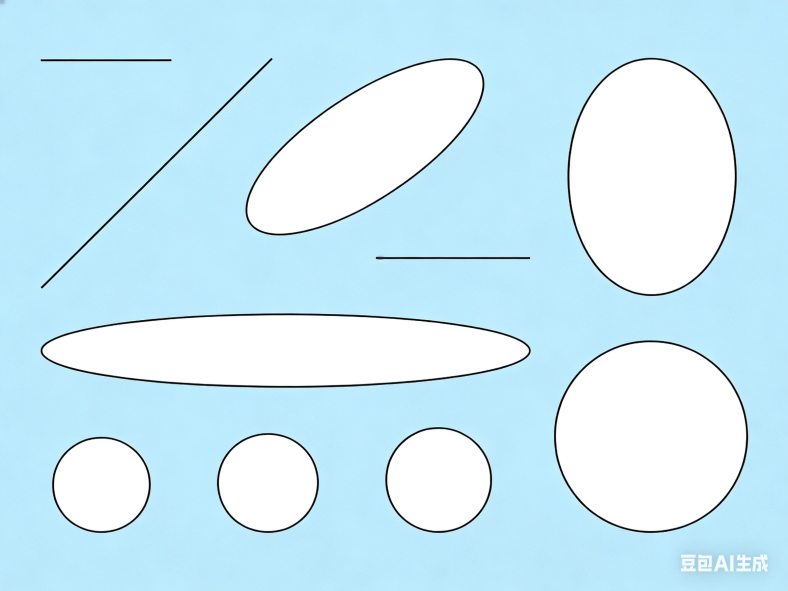
#> input picture computer_vision/基元检测/jiyuanjiance/基元检测/SUSAN算子/circle.png, 2364 x 1773 px (shown at 1/3 size)
$ python '椭圆定位和检测.py'
#> lines starting #> are read from the running program, lines starting #| are printed output that depends on the picture; after the words box and inside, x2 and y2 are one past the last pixel; in counts of white or black regions, pixels touching at a corner belong together
# -*- coding: utf-8 -*-
"""
教学示例：椭圆定位和检测

- 功能：演示 基元检测 中与“椭圆定位和检测”相关的核心流程。
- 主要数据结构：通常使用 numpy 数组保存图像矩阵，必要时再用列表或字典保存统计结果。
- 这样设置的原因：把参数、卷积核和阈值显式写出来，便于零基础同学逐行观察修改前后的效果。
"""

import cv2
import numpy as np
from pathlib import Path

BASE_DIR = Path(__file__).resolve().parent


def local_path(name: str) -> str:
    """返回与脚本同目录的资源路径，避免只能在某个固定工作目录下运行。"""
    return str(BASE_DIR / name)


# [20 lines left out: function create_ellipse_test_image, not called in this run]


def detect_ellipses_by_fitting(image):
    """
    方法1: 基于轮廓拟合的椭圆检测

    参数:
        image: 输入图像

    返回:
        result: 标记了椭圆的图像
        ellipses: 检测到的椭圆参数列表 [(center, axes, angle), ...]
    """
    print("\n" + "=" * 60)
    print("方法1: 基于轮廓拟合的椭圆检测")
    print("=" * 60)

    gray = cv2.cvtColor(image, cv2.COLOR_BGR2GRAY)

    # 二值化
    _, binary = cv2.threshold(gray, 127, 255, cv2.THRESH_BINARY)

    # 查找轮廓
    contours, _ = cv2.findContours(binary, cv2.RETR_EXTERNAL, cv2.CHAIN_APPROX_SIMPLE)

    result = image.copy()
    ellipses = []

    print(f"找到 {len(contours)} 个轮廓")

    for i, contour in enumerate(contours):
        # 过滤太小的轮廓
        if len(contour) < 5:
            continue

        # 拟合椭圆
        try:
            ellipse = cv2.fitEllipse(contour)
            (x, y), (a, b), angle = ellipse

            # 计算长短轴
            major = max(a, b)
            minor = min(a, b)

            # 过滤：椭圆的长短轴不能太接近（排除圆）
            if major / minor > 1.2:
                ellipses.append(ellipse)

                # 画椭圆（蓝色）
                cv2.ellipse(result, ellipse, (255, 0, 0), 2)

                # 画中心点（红色）
                center = (int(x), int(y))
                cv2.circle(result, center, 3, (0, 0, 255), -1)

                # 标注长短轴和角度
                cv2.putText(result, f"{int(major)}x{int(minor)}",
                            (int(x) - 40, int(y) - 20),
                            cv2.FONT_HERSHEY_SIMPLEX, 0.4, (0, 255, 0), 1)

        except:
            continue

    print(f"检测到 {len(ellipses)} 个椭圆")
    return result, ellipses


def detect_ellipses_by_hough_like(image):
    """
    方法2: 基于边缘点和方向的椭圆检测（模拟哈夫变换思想）
    """
    print("\n" + "=" * 60)
    print("方法2: 基于边缘点的椭圆检测")
    print("=" * 60)

    gray = cv2.cvtColor(image, cv2.COLOR_BGR2GRAY)

    # 边缘检测
    edges = cv2.Canny(gray, 50, 150)

    # 查找轮廓
    contours, _ = cv2.findContours(edges, cv2.RETR_EXTERNAL, cv2.CHAIN_APPROX_SIMPLE)

    result = image.copy()
    ellipses = []

    print(f"边缘点数量: {np.sum(edges > 0)}")
    print(f"找到 {len(contours)} 个轮廓")

    for contour in contours:
        if len(contour) >= 5:
            try:
                # 拟合椭圆
                ellipse = cv2.fitEllipse(contour)
                (x, y), (a, b), angle = ellipse

                # 计算拟合误差
                error = calculate_fitting_error(contour, ellipse)

                # 过滤：拟合误差小的才是好椭圆
                if error < 1.0:
                    ellipses.append(ellipse)

                    # 画椭圆（蓝色）
                    cv2.ellipse(result, ellipse, (255, 0, 0), 2)

                    # 画中心点（红色）
                    center = (int(x), int(y))
                    cv2.circle(result, center, 3, (0, 0, 255), -1)

                    # 显示拟合误差
                    cv2.putText(result, f"err:{error:.2f}",
                                (int(x) - 30, int(y) - 30),
                                cv2.FONT_HERSHEY_SIMPLEX, 0.4, (0, 255, 255), 1)

            except:
                continue

    print(f"检测到 {len(ellipses)} 个椭圆")
    return result, ellipses


def calculate_fitting_error(contour, ellipse):
    """
    计算轮廓与拟合椭圆的误差
    """
    (x, y), (a, b), angle = ellipse
    angle_rad = np.deg2rad(angle)

    total_error = 0
    for point in contour:
        px, py = point[0]

        # 将点转换到椭圆坐标系
        dx = px - x
        dy = py - y

        # 旋转
        rx = dx * np.cos(angle_rad) + dy * np.sin(angle_rad)
        ry = -dx * np.sin(angle_rad) + dy * np.cos(angle_rad)

        # 计算到椭圆边界的距离
        if a > 0 and b > 0:
            dist = np.sqrt((rx / (a / 2)) ** 2 + (ry / (b / 2)) ** 2) - 1
            total_error += abs(dist)

    return total_error / len(contour)


def detect_ellipses_by_color(image):
    """
    方法3: 基于颜色的椭圆检测（适用于彩色图像）
    """
    print("\n" + "=" * 60)
    print("方法3: 基于颜色的椭圆检测")
    print("=" * 60)

    # 转换到HSV色彩空间
    hsv = cv2.cvtColor(image, cv2.COLOR_BGR2HSV)

    # 定义颜色范围（这里以白色为例）
    lower = np.array([0, 0, 200])
    upper = np.array([180, 30, 255])

    # 创建掩码
    mask = cv2.inRange(hsv, lower, upper)

    # 形态学操作
    kernel = np.ones((5, 5), np.uint8)
    mask = cv2.morphologyEx(mask, cv2.MORPH_CLOSE, kernel)
    mask = cv2.morphologyEx(mask, cv2.MORPH_OPEN, kernel)

    # 查找轮廓
    contours, _ = cv2.findContours(mask, cv2.RETR_EXTERNAL, cv2.CHAIN_APPROX_SIMPLE)

    result = image.copy()
    ellipses = []

    print(f"找到 {len(contours)} 个轮廓")

    for contour in contours:
        if len(contour) >= 5:
            area = cv2.contourArea(contour)
            if area < 100:  # 过滤小区域
                continue

            try:
                ellipse = cv2.fitEllipse(contour)
                ellipses.append(ellipse)

                # 画椭圆（绿色）
                cv2.ellipse(result, ellipse, (0, 255, 0), 2)

                # 画中心点（红色）
                (x, y), (a, b), angle = ellipse
                center = (int(x), int(y))
                cv2.circle(result, center, 3, (0, 0, 255), -1)

            except:
                continue

    print(f"检测到 {len(ellipses)} 个椭圆")
    return result, ellipses


# [43 lines left out: functions get_ellipse_parameters, draw_ellipse_info, not called in this run]


def main():
    """主函数"""

    # # 创建测试图像
    # print("创建测试图像...")
    # img = create_ellipse_test_image()
    # original = img.copy()

    # 或者读取真实图像
    img = cv2.imread(local_path("circle.png"))
#> img is the input picture: shape (1773, 2364, 3); mean B, G, R 249, 236.2, 203.5
    if img is None:
        print("使用测试图像")
        img = create_ellipse_test_image()
    original = img.copy()

    # 方法1: 轮廓拟合
    result1, ellipses1 = detect_ellipses_by_fitting(img)
#> in detect_ellipses_by_fitting, `gray = cv2.cvtColor(image, cv2.COLOR_BGR2GRAY)`:
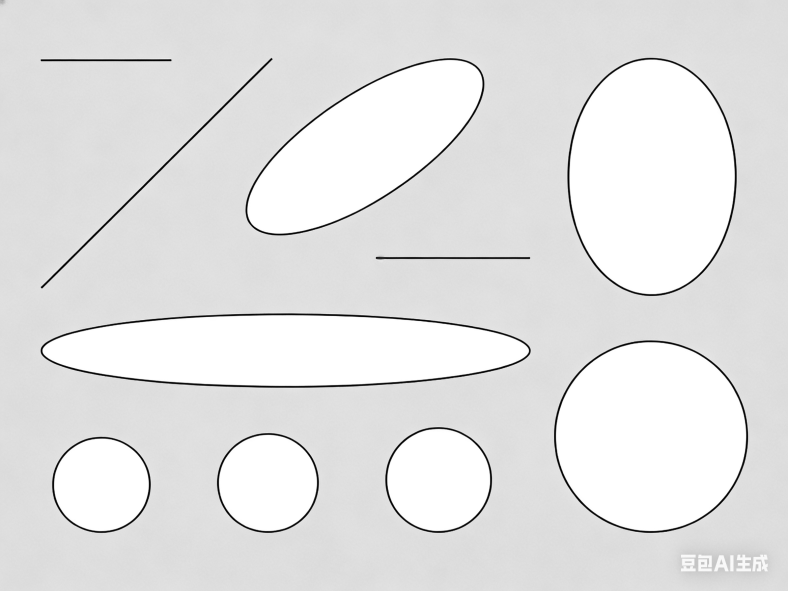
#> gray: shape (1773, 2364) (shown at 1/3 size); min 0, max 255, mean 227.9
#> in detect_ellipses_by_fitting, `_, binary = cv2.threshold(gray, 127, 255, cv2.THRESH_BINARY)`:
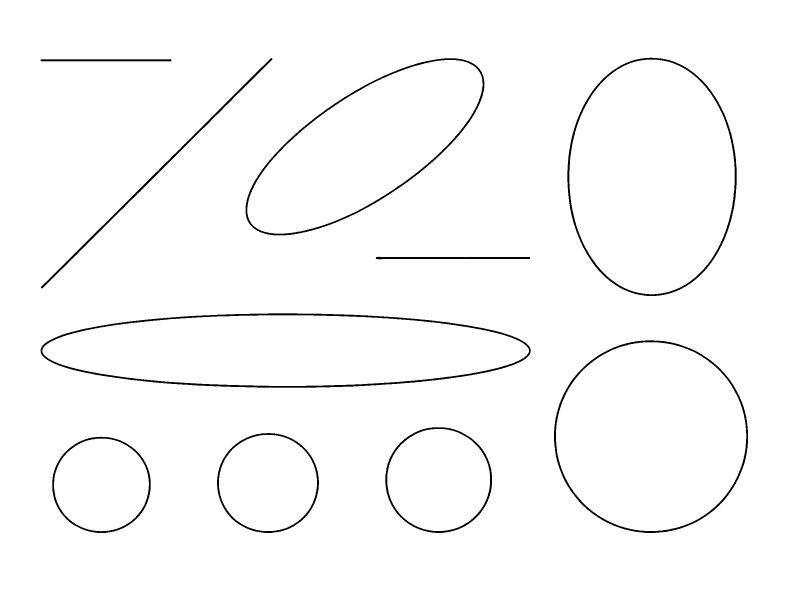
#> binary: shape (1773, 2364) (shown at 1/3 size); 98.3% white; 10 black regions, largest, box (x1, y1, x2, y2) and area: (122, 940, 1592, 1163) 16243, (1702, 173, 2210, 888) 10653, (1662, 1021, 2244, 1599) 9922
#> in detect_ellipses_by_fitting, `contours, _ = cv2.findContours(binary, cv2.RETR_EXTERNAL, cv2.CHAIN_AP..`: contours = [[[0, 0], [0, 1772], [2363, 1772], [2363, 0]]]
#| 找到 1 个轮廓
#> the loop in detect_ellipses_by_fitting, `for i, contour in enumerate(contours):` made 1 pass
#> contour on pass 1: [[0, 0], [0, 1772], [2363, 1772], [2363, 0]]
#> after the loop in detect_ellipses_by_fitting, `for i, contour in enumerate(contours):`: ellipses = []
#| 检测到 0 个椭圆
#> ellipses1 = []

    # 方法2: 边缘点检测
    result2, ellipses2 = detect_ellipses_by_hough_like(img)
#> in detect_ellipses_by_hough_like, `edges = cv2.Canny(gray, 50, 150)`:
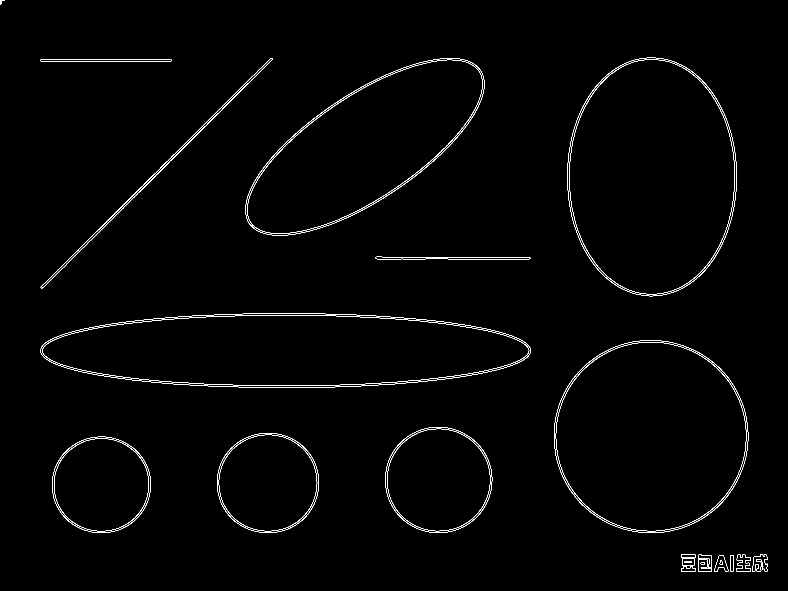
#> edges: shape (1773, 2364) (shown at 1/3 size); 0.77% white in thin lines or dots
#> in detect_ellipses_by_hough_like, `contours, _ = cv2.findContours(edges, cv2.RETR_EXTERNAL, cv2.CHAIN_APP..`: contours = 20 contours, 1 with area under 20; largest, box (x1, y1, x2, y2) and area: (1702, 173, 2211, 889) 286684, (1662, 1021, 2245, 1599) 264716, (121, 940, 1592, 1164) 259380, (736, 174, 1454, 707) 208564, (1156, 1281, 1477, 1599) 80036
#| 边缘点数量: 32365
#| 找到 20 个轮廓
#> the loop in detect_ellipses_by_hough_like, `for contour in contours:` made 20 passes
#> (angle_rad in calculate_fitting_error, error, center) on passes 1 to 10: (1.56, 0.215, (2063, 1706)), (2.07, 0.162, (2112, 1697)), (1.5, 0.0908, (2062, 1686)), (0.0376, 0.0147, (2194, 1689)), (3.1, 0.165, (2163, 1697)), (0.418, 0.276, (2282, 1691)), (2.71, 0.292, (2230, 1689)), (1.57, 0.0174, (2064, 1668)), (1.55, 0.144, (2112, 1681)), (1.54, 0.00224, (303, 1454))
#> after the loop in detect_ellipses_by_hough_like, `for contour in contours:`:
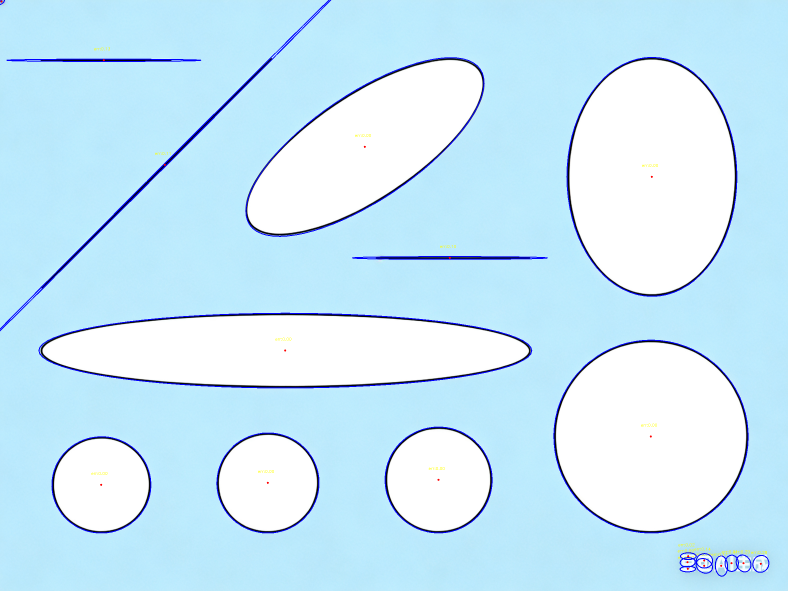
#> result: shape (1773, 2364, 3) (shown at 1/3 size); mean B, G, R 250.1, 234.2, 202
#> after the loop in detect_ellipses_by_hough_like, `for contour in contours:`: ellipses = 20 items
#| 检测到 20 个椭圆
#> ellipses2 = 20 items

    # 方法3: 颜色检测
    result3, ellipses3 = detect_ellipses_by_color(img)
#> in detect_ellipses_by_color, `hsv = cv2.cvtColor(image, cv2.COLOR_BGR2HSV)`: hsv: shape (1773, 2364, 3); mean H, S, V 71.2, 47.9, 249.1
#> in detect_ellipses_by_color, `mask = cv2.inRange(hsv, lower, upper)`:
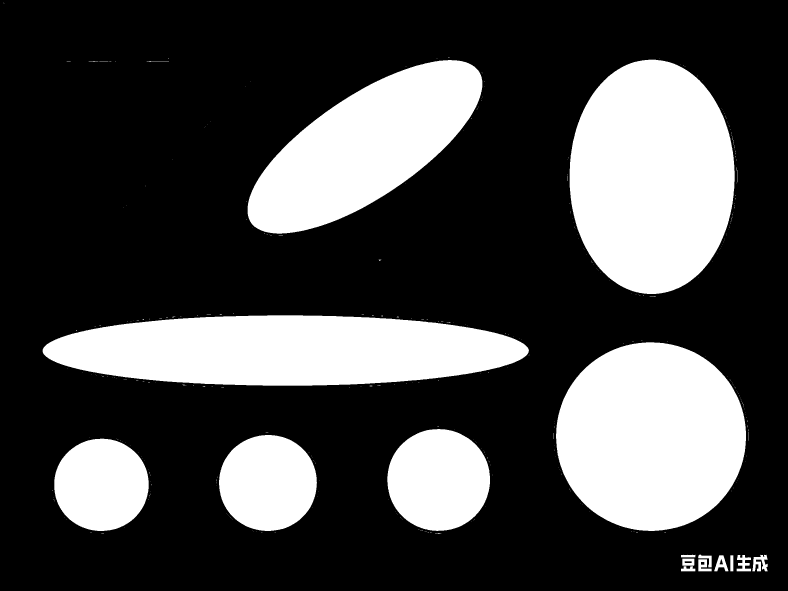
#> mask: shape (1773, 2364) (shown at 1/3 size); 28.1% white; 406 white regions (383 under 20 px), largest, box (x1, y1, x2, y2) and area: (1709, 179, 2204, 882) 274879, (1668, 1027, 2238, 1593) 253698, (128, 946, 1587, 1157) 241593
#> in detect_ellipses_by_color, `mask = cv2.morphologyEx(mask, cv2.MORPH_CLOSE, kernel)`: mask: shape (1773, 2364); 28.1% white; 391 white regions (371 under 20 px), largest, box (x1, y1, x2, y2) and area: (1709, 179, 2204, 882) 274882, (1668, 1027, 2238, 1593) 253698, (128, 946, 1587, 1157) 241594
#> in detect_ellipses_by_color, `mask = cv2.morphologyEx(mask, cv2.MORPH_OPEN, kernel)`: mask: shape (1773, 2364); 28.1% white; 13 white regions
#> in detect_ellipses_by_color, `contours, _ = cv2.findContours(mask, cv2.RETR_EXTERNAL, cv2.CHAIN_APPR..`: contours = 13 contours; largest, box (x1, y1, x2, y2) and area: (1709, 179, 2204, 882) 274015, (1668, 1027, 2238, 1593) 252894, (128, 946, 1586, 1157) 240120, (743, 180, 1447, 701) 196642, (1162, 1287, 1470, 1593) 73648
#| 找到 13 个轮廓
#> the loop in detect_ellipses_by_color, `for contour in contours:` made 13 passes
#> (area, x, y, a, b, angle, center) on passes 2 to 12: (1010, 2163.5, 1696.2, 32.98, 56.03, 179.9, (2163, 1696)), (1501.5, 2281.1, 1690.6, 45.86, 51.47, 13.34, (2281, 1690)), (1049, 2229.7, 1688, 44.4, 52.93, 96.25, (2229, 1687)), (1693.5, 2064.2, 1694.6, 34.68, 90.25, 0.0287, (2064, 1694)), (1814, 2113.9, 1689.9, 51.04, 92.57, 90.76, (2113, 1689)), (61470.5, 303.7, 1454.1, 276.3, 283.5, 86.17, (303, 1454)), (66170, 803.5, 1448.5, 287.5, 293.2, 85.45, (803, 1448)), (73648.5, 1315.4, 1439.5, 304.9, 307.8, 87.56, (1315, 1439)), (252893.5, 1952.6, 1309.2, 565.6, 569.5, 90.45, (1952, 1309)), (240120, 855.5, 1051.2, 210.2, 1454.6, 89.99, (855, 1051)), (196641.5, 1094.5, 440.5, 305.6, 819.7, 56.44, (1094, 440))
#> contour on pass 1: [[2191, 1666], [2191, 1713], [2199, 1713], [2199, 1666]]
#> after the loop in detect_ellipses_by_color, `for contour in contours:`:
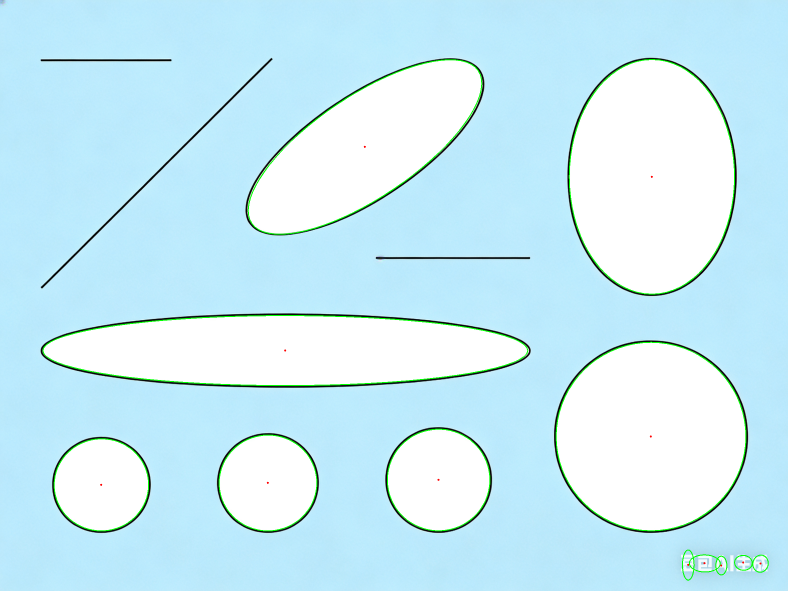
#> result: shape (1773, 2364, 3) (shown at 1/3 size); mean B, G, R 247.2, 236.6, 201.8
#> after the loop in detect_ellipses_by_color, `for contour in contours:`: ellipses = 12 items
#| 检测到 12 个椭圆
#> ellipses3 = 12 items

    # 显示详细信息的图像
    detailed = original.copy()
    for ellipse in ellipses1:
        draw_ellipse_info(detailed, ellipse)
#> this loop made 0 passes

    # 显示结果
    # cv2.imshow('1. Original', original)
    # cv2.imshow('2. Contour Fitting', result1)
    cv2.imshow('3. Edge-based', result2)
    # cv2.imshow('4. Color-based', result3)
    # cv2.imshow('5. Detailed Info', detailed)

    # 打印椭圆参数
    print("\n" + "=" * 60)
    print("椭圆参数详情")
    print("=" * 60)

    for i, ellipse in enumerate(ellipses1):
        params = get_ellipse_parameters(ellipse)
        print(f"\n椭圆 {i + 1}:")
        print(f"  中心: {params['center']}")
        print(f"  长轴: {params['major_axis']:.1f}")
        print(f"  短轴: {params['minor_axis']:.1f}")
        print(f"  角度: {params['angle']:.1f}°")
        print(f"  面积: {params['area']:.1f}")
        print(f"  离心率: {params['eccentricity']:.3f}")

    cv2.waitKey(0)
    cv2.destroyAllWindows()


# 简化版本：直接检测并显示椭圆
# [39 lines left out: function simple_ellipse_detection, not called in this run]


if __name__ == "__main__":
    # 运行完整版本
    main()

    # 或运行简化版本
    # simple_ellipse_detection('ellipse_image.png')
